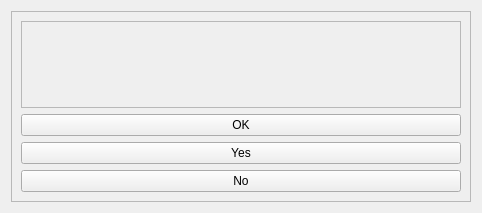
<?xml version="1.0" encoding="UTF-8"?>
<ui version="4.0">
 <class>Form</class>
 <widget class="QWidget" name="Form">
  <property name="geometry">
   <rect>
    <x>0</x>
    <y>0</y>
    <width>482</width>
    <height>213</height>
   </rect>
  </property>
  <property name="windowTitle">
   <string>Message</string>
  </property>
  <layout class="QVBoxLayout" name="verticalLayout">
   <item>
    <widget class="QFrame" name="frame">
     <property name="frameShape">
      <enum>QFrame::StyledPanel</enum>
     </property>
     <property name="frameShadow">
      <enum>QFrame::Raised</enum>
     </property>
     <layout class="QGridLayout" name="gridLayout">
      <item row="1" column="0">
       <widget class="QPushButton" name="OkButton">
        <property name="text">
         <string>OK</string>
        </property>
       </widget>
      </item>
      <item row="2" column="0">
       <widget class="QPushButton" name="YesButton">
        <property name="text">
         <string>Yes</string>
        </property>
       </widget>
      </item>
      <item row="3" column="0">
       <widget class="QPushButton" name="NoButton">
        <property name="text">
         <string>No</string>
        </property>
       </widget>
      </item>
      <item row="0" column="0">
       <widget class="QPlainTextEdit" name="message">
        <property name="enabled">
         <bool>false</bool>
        </property>
       </widget>
      </item>
     </layout>
    </widget>
   </item>
  </layout>
 </widget>
 <resources/>
 <connections/>
</ui>
